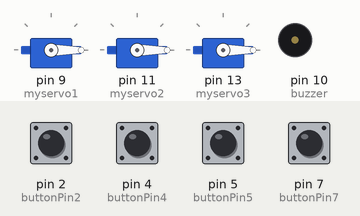
Simulated run of this sketch. Board: Arduino Uno, built with avr-gcc and run on an emulated ATmega328P. Parts: 3 × servo, buzzer (waves = sounding). The inputs (shaded band) are chosen by the test bench; at power-on: pin 2 (buttonPin2), pin 4 (buttonPin4), pin 5 (buttonPin5), pin 7 (buttonPin7) LOW.

Above: at 1.2 s.
1.3 s: pin 5 (buttonPin5) pulled HIGH for 1 s
At 1.57 s:
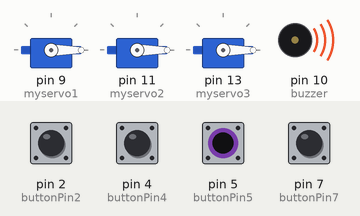
4.3 s: pin 2 (buttonPin2) pulled HIGH for 0.15 s
At 4.37 s:
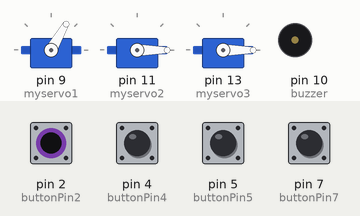
5.9 s: pin 4 (buttonPin4) pulled HIGH for 0.15 s
At 5.97 s:
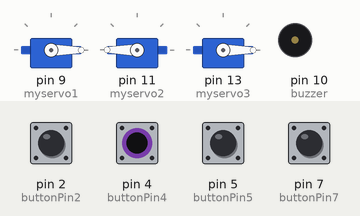
7.5 s: pin 7 (buttonPin7) pulled HIGH for 0.15 s
At 7.57 s:
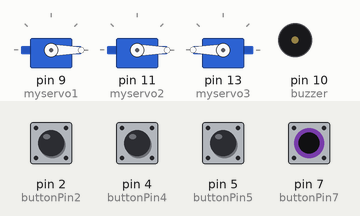
9.1 s: pin 2 (buttonPin2) driven HIGH and pin 5 (buttonPin5) driven HIGH
At 10.88 s:
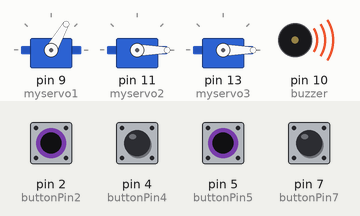
12.1 s: pin 4 (buttonPin4) pulled HIGH for 1 s
At 12.9 s:
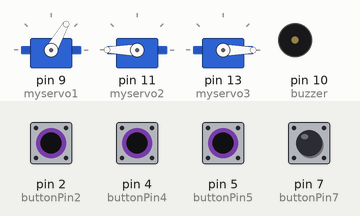
Timing chart, 0 to 16.1 s (numbered marks = the images above; inputs shaded):
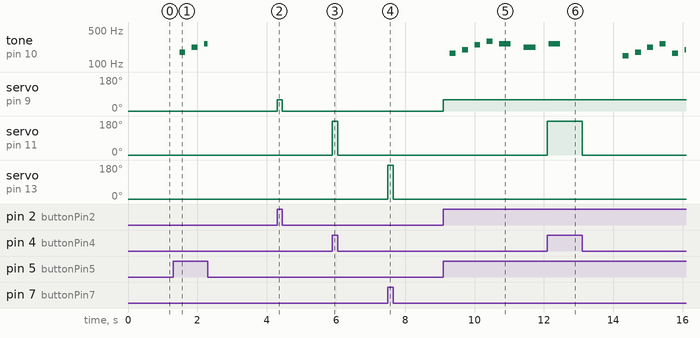

The sketch:

MT_SP24_CardboardEncCode.ino
```cpp
//define melodies
#define NOTE_B0 31
#define NOTE_C1 33
#define NOTE_CS1 35
#define NOTE_D1 37
#define NOTE_DS1 39
#define NOTE_E1 41
#define NOTE_F1 44
#define NOTE_FS1 46
#define NOTE_G1 49
#define NOTE_GS1 52
#define NOTE_A1 55
#define NOTE_AS1 58
#define NOTE_B1 62
#define NOTE_C2 65
#define NOTE_CS2 69
#define NOTE_D2 73
#define NOTE_DS2 78
#define NOTE_E2 82
#define NOTE_F2 87
#define NOTE_FS2 93
#define NOTE_G2 98
#define NOTE_GS2 104
#define NOTE_A2 110
#define NOTE_AS2 117
#define NOTE_B2 123
#define NOTE_C3 131
#define NOTE_CS3 139
#define NOTE_D3 147
#define NOTE_DS3 156
#define NOTE_E3 165
#define NOTE_F3 175
#define NOTE_FS3 185
#define NOTE_G3 196
#define NOTE_GS3 208
#define NOTE_A3 220
#define NOTE_AS3 233
#define NOTE_B3 247
#define NOTE_C4 262
#define NOTE_CS4 277
#define NOTE_D4 294
#define NOTE_DS4 311
#define NOTE_E4 330
#define NOTE_F4 349
#define NOTE_FS4 370
#define NOTE_G4 392
#define NOTE_GS4 415
#define NOTE_A4 440
#define NOTE_AS4 466
#define NOTE_B4 494
#define NOTE_C5 523
#define NOTE_CS5 554
#define NOTE_D5 587
#define NOTE_DS5 622
#define NOTE_E5 659
#define NOTE_F5 698
#define NOTE_FS5 740
#define NOTE_G5 784
#define NOTE_GS5 831
#define NOTE_A5 880
#define NOTE_AS5 932
#define NOTE_B5 988
#define NOTE_C6 1047
#define NOTE_CS6 1109
#define NOTE_D6 1175
#define NOTE_DS6 1245
#define NOTE_E6 1319
#define NOTE_F6 1397
#define NOTE_FS6 1480
#define NOTE_G6 1568
#define NOTE_GS6 1661
#define NOTE_A6 1760
#define NOTE_AS6 1865
#define NOTE_B6 1976
#define NOTE_C7 2093
#define NOTE_CS7 2217
#define NOTE_D7 2349
#define NOTE_DS7 2489
#define NOTE_E7 2637
#define NOTE_F7 2794
#define NOTE_FS7 2960
#define NOTE_G7 3136
#define NOTE_GS7 3322
#define NOTE_A7 3520
#define NOTE_AS7 3729
#define NOTE_B7 3951
#define NOTE_C8 4186
#define NOTE_CS8 4435
#define NOTE_D8 4699
#define NOTE_DS8 4978
#define REST 0

int melody[] = {
  NOTE_D3,
  8,
  NOTE_F3,
  8,
  NOTE_A3,
  8,
  NOTE_C4,
  8,
  NOTE_E3,
  8,
  NOTE_G3,
  8,
  NOTE_B3,
  8,
  NOTE_D4,
 8,

  NOTE_C4,
  4,
  NOTE_A3,
  4,
  NOTE_C4,
  4,
  REST,
  4,
};

//melody
unsigned long cTime;
unsigned long pTime = 0;
bool playNote = true;
int thisNote = 0;

//melody math
int tempo = 160;
int notes = sizeof(melody) / sizeof(melody[0]) / 2;
int wholenote = (60000 * 4) / tempo;
int divider = 0, noteDuration = 0;

#include <Servo.h>

Servo myservo1;
Servo myservo2;
Servo myservo3;

const int buttonPin2 = 2;
const int buttonPin4 = 4;
const int buttonPin7 = 7;
const int buttonPin5 = 5;

const int buzzer = 10;

void setup() {
  myservo1.attach(9);
  myservo2.attach(11);
  myservo3.attach(13);

  pinMode(buttonPin2, INPUT);
  pinMode(buttonPin4, INPUT);
  pinMode(buttonPin7, INPUT);
  pinMode(buttonPin5, INPUT);

  pinMode(buzzer, OUTPUT);
}

void playSong() {
  cTime = millis();
  // calculates the duration of each note
  divider = melody[thisNote + 1];
  if (divider > 0) {
    // regular note, just proceed
    noteDuration = (wholenote) / divider;
  } else if (divider < 0) {
    // dotted notes are represented with negative durations!!
    noteDuration = (wholenote) / abs(divider);
    noteDuration *= 1.5;  // increases the duration in half for dotted notes
  }

  if (playNote) {
    tone(buzzer, melody[thisNote]);
    if (cTime - pTime >= noteDuration * 0.9) {
      pTime = cTime;
      playNote = false;
    }
  } else {
    noTone(buzzer);
    if (cTime - pTime >= noteDuration) {
      pTime = cTime;
      thisNote += 2;
      if (thisNote > notes * 2) {
        thisNote = 0;
      }
      playNote = true;
    }
  }
}

void loop() {
  if (digitalRead(buttonPin2) == HIGH) {
    myservo1.write(60);
  } else {
    myservo1.write(0);
  }

  if (digitalRead(buttonPin4) == HIGH) {
    myservo2.write(180);
  } else {
    myservo2.write(0);
  }

  if (digitalRead(buttonPin7) == HIGH) {
    myservo3.write(180);
  } else {
    myservo3.write(0);
  }

  if (digitalRead(buttonPin5) == HIGH)
  {
    playSong();
  } else {
    noTone(buzzer);
  }
}
```

Measured:
- after the input at 1.3 s, tone on pin 10 (buzzer): plays 175 Hz for 0.17 s, 220 Hz for 0.17 s, 262 Hz for 0.10 s, starting after 0.19 s
- after the input at 4.3 s, servo on pin 9 (myservo1): 0° → 60° at once, → 0° 0.15 s later
- after the input at 5.9 s, servo on pin 11 (myservo2): 0° → 180° at once, → 0° 0.15 s later
- after the input at 7.5 s, servo on pin 13 (myservo3): 0° → 180° at once, → 0° 0.15 s later
- after the input at 9.1 s, tone on pin 10 (buzzer): plays 165 Hz for 0.17 s, 196 Hz for 0.17 s, 247 Hz for 0.17 s, 294 Hz for 0.17 s, 262 Hz for 0.34 s, 220 Hz for 0.34 s, starting after 0.19 s; servo on pin 9 (myservo1): 0° → 60° at once
- after the input at 12.1 s, servo on pin 11 (myservo2): 0° → 180° at once, → 0° 1.0 s later
